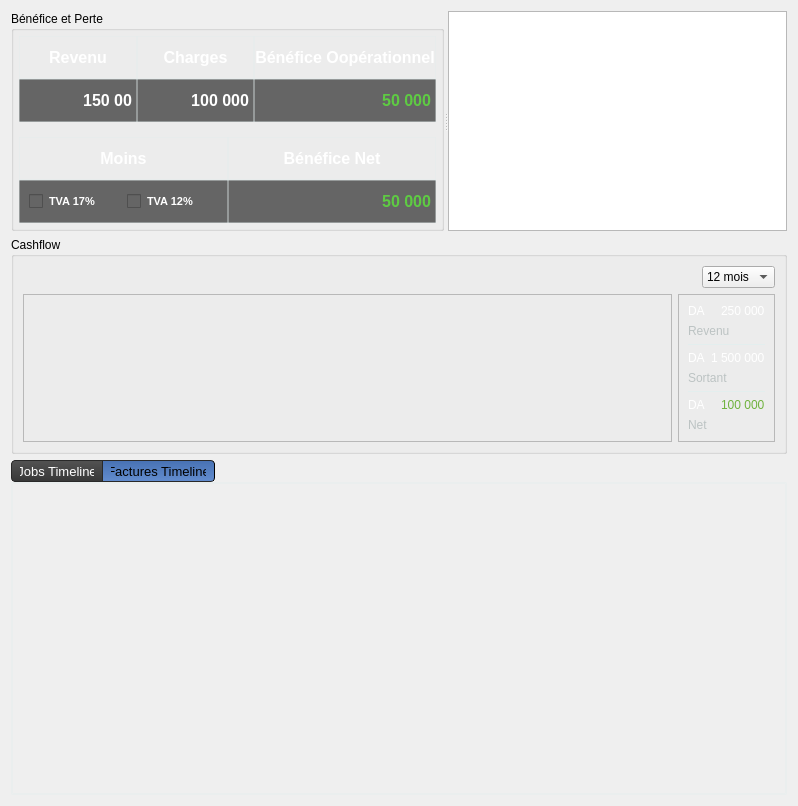
          <widget class="QWidget" name="scrollAreaWidgetContents">
           <property name="geometry">
            <rect>
             <x>0</x>
             <y>0</y>
             <width>798</width>
             <height>806</height>
            </rect>
           </property>
           <layout class="QGridLayout" name="gridLayout_9">
            <item row="0" column="0">
             <widget class="QSplitter" name="splitter_2">
              <property name="orientation">
               <enum>Qt::Horizontal</enum>
              </property>
              <widget class="QGroupBox" name="groupBox_5">
               <property name="sizePolicy">
                <sizepolicy hsizetype="Minimum" vsizetype="Fixed">
                 <horstretch>0</horstretch>
                 <verstretch>0</verstretch>
                </sizepolicy>
               </property>
               <property name="minimumSize">
                <size>
                 <width>370</width>
                 <height>220</height>
                </size>
               </property>
               <property name="title">
                <string>Bénéfice et Perte</string>
               </property>
               <layout class="QVBoxLayout" name="verticalLayout_31">
                <property name="spacing">
                 <number>15</number>
                </property>
                <property name="margin">
                 <number>5</number>
                </property>
                <item>
                 <layout class="QHBoxLayout" name="horizontalLayout_20">
                  <property name="spacing">
                   <number>0</number>
                  </property>
                  <item>
                   <layout class="QVBoxLayout" name="verticalLayout_26">
                    <property name="spacing">
                     <number>0</number>
                    </property>
                    <item>
                     <widget class="QLabel" name="label_28">
                      <property name="minimumSize">
                       <size>
                        <width>0</width>
                        <height>42</height>
                       </size>
                      </property>
                      <property name="styleSheet">
                       <string notr="true">font: bold 12pt ;
color: rgb(255, 255, 255);
border:1px solid rgba(227, 238, 238, 100);</string>
                      </property>
                      <property name="text">
                       <string>Revenu</string>
                      </property>
                      <property name="alignment">
                       <set>Qt::AlignCenter</set>
                      </property>
                     </widget>
                    </item>
                    <item>
                     <widget class="QLabel" name="label_35">
                      <property name="styleSheet">
                       <string notr="true">font: bold 12pt ;
color: white;
border:1px solid rgba(227, 238, 238, 100);
background-color: #656565;</string>
                      </property>
                      <property name="text">
                       <string>150 00</string>
                      </property>
                      <property name="alignment">
                       <set>Qt::AlignRight|Qt::AlignTrailing|Qt::AlignVCenter</set>
                      </property>
                     </widget>
                    </item>
                   </layout>
                  </item>
                  <item>
                   <layout class="QVBoxLayout" name="verticalLayout_27">
                    <property name="spacing">
                     <number>0</number>
                    </property>
                    <item>
                     <widget class="QLabel" name="label_29">
                      <property name="minimumSize">
                       <size>
                        <width>0</width>
                        <height>42</height>
                       </size>
                      </property>
                      <property name="styleSheet">
                       <string notr="true">font: bold 12pt ;
color: rgb(255, 255, 255);
border:1px solid rgba(227, 238, 238, 100);</string>
                      </property>
                      <property name="text">
                       <string>Charges</string>
                      </property>
                      <property name="alignment">
                       <set>Qt::AlignCenter</set>
                      </property>
                     </widget>
                    </item>
                    <item>
                     <widget class="QLabel" name="label_34">
                      <property name="styleSheet">
                       <string notr="true">font: bold 12pt ;
color: white;
border:1px solid rgba(227, 238, 238, 100);
background-color: #656565;</string>
                      </property>
                      <property name="text">
                       <string>100 000</string>
                      </property>
                      <property name="alignment">
                       <set>Qt::AlignRight|Qt::AlignTrailing|Qt::AlignVCenter</set>
                      </property>
                     </widget>
                    </item>
                   </layout>
                  </item>
                  <item>
                   <layout class="QVBoxLayout" name="verticalLayout_28">
                    <property name="spacing">
                     <number>0</number>
                    </property>
                    <item>
                     <widget class="QLabel" name="label_30">
                      <property name="minimumSize">
                       <size>
                        <width>0</width>
                        <height>42</height>
                       </size>
                      </property>
                      <property name="styleSheet">
                       <string notr="true">font: bold 12pt ;
color: rgb(255, 255, 255);
border:1px solid rgba(227, 238, 238, 100);</string>
                      </property>
                      <property name="text">
                       <string>Bénéfice Oopérationnel</string>
                      </property>
                      <property name="alignment">
                       <set>Qt::AlignCenter</set>
                      </property>
                     </widget>
                    </item>
                    <item>
                     <widget class="QLabel" name="label_33">
                      <property name="styleSheet">
                       <string notr="true">font: bold 12pt;

color: qlineargradient(spread:reflect, x1:0.5, y1:0, x2:0.5, y2:1, stop:0 rgba(106, 255, 78, 255), stop:1 rgba(82, 152, 55, 255));
border:1px solid rgba(227, 238, 238, 100);
background-color: #656565;</string>
                      </property>
                      <property name="text">
                       <string>50 000</string>
                      </property>
                      <property name="alignment">
                       <set>Qt::AlignRight|Qt::AlignTrailing|Qt::AlignVCenter</set>
                      </property>
                     </widget>
                    </item>
                   </layout>
                  </item>
                 </layout>
                </item>
                <item>
                 <layout class="QHBoxLayout" name="horizontalLayout_21">
                  <property name="spacing">
                   <number>0</number>
                  </property>
                  <item>
                   <layout class="QVBoxLayout" name="verticalLayout_29">
                    <property name="spacing">
                     <number>0</number>
                    </property>
                    <item>
                     <widget class="QLabel" name="label_31">
                      <property name="minimumSize">
                       <size>
                        <width>0</width>
                        <height>42</height>
                       </size>
                      </property>
                      <property name="styleSheet">
                       <string notr="true">font: bold 12pt ;
color: rgb(255, 255, 255);
border:1px solid rgba(227, 238, 238, 100);</string>
                      </property>
                      <property name="text">
                       <string>Moins</string>
                      </property>
                      <property name="alignment">
                       <set>Qt::AlignCenter</set>
                      </property>
                     </widget>
                    </item>
                    <item>
                     <widget class="QFrame" name="frame_5">
                      <property name="styleSheet">
                       <string notr="true">font: bold 12pt &quot;Gill Sans MT&quot;;
color: white;
border:1px solid rgba(227, 238, 238, 100);background-color: #656565;</string>
                      </property>
                      <property name="frameShape">
                       <enum>QFrame::StyledPanel</enum>
                      </property>
                      <property name="frameShadow">
                       <enum>QFrame::Raised</enum>
                      </property>
                      <layout class="QGridLayout" name="gridLayout_8">
                       <item row="0" column="0">
                        <widget class="QCheckBox" name="checkBox_4">
                         <property name="styleSheet">
                          <string notr="true">font: bold 8pt ;
border: none;</string>
                         </property>
                         <property name="text">
                          <string>TVA 17%</string>
                         </property>
                        </widget>
                       </item>
                       <item row="0" column="1">
                        <widget class="QCheckBox" name="checkBox_5">
                         <property name="styleSheet">
                          <string notr="true">font: bold 8pt ;
border: none;</string>
                         </property>
                         <property name="text">
                          <string>TVA 12%</string>
                         </property>
                        </widget>
                       </item>
                      </layout>
                     </widget>
                    </item>
                   </layout>
                  </item>
                  <item>
                   <layout class="QVBoxLayout" name="verticalLayout_30">
                    <property name="spacing">
                     <number>0</number>
                    </property>
                    <item>
                     <widget class="QLabel" name="label_32">
                      <property name="minimumSize">
                       <size>
                        <width>0</width>
                        <height>42</height>
                       </size>
                      </property>
                      <property name="styleSheet">
                       <string notr="true">font: bold 12pt ;
color: rgb(255, 255, 255);
border:1px solid rgba(227, 238, 238, 100);</string>
                      </property>
                      <property name="text">
                       <string>Bénéfice Net</string>
                      </property>
                      <property name="alignment">
                       <set>Qt::AlignCenter</set>
                      </property>
                     </widget>
                    </item>
                    <item>
                     <widget class="QLabel" name="label_37">
                      <property name="styleSheet">
                       <string notr="true">font: bold 12pt;

color: qlineargradient(spread:reflect, x1:0.5, y1:0, x2:0.5, y2:1, stop:0 rgba(106, 255, 78, 255), stop:1 rgba(82, 152, 55, 255));
border:1px solid rgba(227, 238, 238, 100);
background-color: #656565;</string>
                      </property>
                      <property name="text">
                       <string>50 000</string>
                      </property>
                      <property name="alignment">
                       <set>Qt::AlignRight|Qt::AlignTrailing|Qt::AlignVCenter</set>
                      </property>
                     </widget>
                    </item>
                   </layout>
                  </item>
                 </layout>
                </item>
               </layout>
              </widget>
              <widget class="QTreeView" name="treeView"/>
             </widget>
            </item>
            <item row="1" column="0">
             <widget class="QGroupBox" name="groupBox_4">
              <property name="title">
               <string>Cashflow</string>
              </property>
              <layout class="QVBoxLayout" name="verticalLayout_21">
               <item>
                <layout class="QHBoxLayout" name="horizontalLayout_16">
                 <item>
                  <spacer name="horizontalSpacer_8">
                   <property name="orientation">
                    <enum>Qt::Horizontal</enum>
                   </property>
                   <property name="sizeHint" stdset="0">
                    <size>
                     <width>40</width>
                     <height>20</height>
                    </size>
                   </property>
                  </spacer>
                 </item>
                 <item>
                  <widget class="QComboBox" name="comboBox_5">
                   <property name="sizePolicy">
                    <sizepolicy hsizetype="Minimum" vsizetype="Fixed">
                     <horstretch>0</horstretch>
                     <verstretch>0</verstretch>
                    </sizepolicy>
                   </property>
                   <property name="maximumSize">
                    <size>
                     <width>100</width>
                     <height>16777215</height>
                    </size>
                   </property>
                   <item>
                    <property name="text">
                     <string>12 mois</string>
                    </property>
                   </item>
                   <item>
                    <property name="text">
                     <string>6 mois</string>
                    </property>
                   </item>
                   <item>
                    <property name="text">
                     <string>3 mois</string>
                    </property>
                   </item>
                  </widget>
                 </item>
                </layout>
               </item>
               <item>
                <layout class="QHBoxLayout" name="horizontalLayout_15">
                 <item>
                  <widget class="QFrame" name="frame_2">
                   <property name="sizePolicy">
                    <sizepolicy hsizetype="Expanding" vsizetype="Preferred">
                     <horstretch>0</horstretch>
                     <verstretch>0</verstretch>
                    </sizepolicy>
                   </property>
                   <property name="frameShape">
                    <enum>QFrame::StyledPanel</enum>
                   </property>
                   <property name="frameShadow">
                    <enum>QFrame::Raised</enum>
                   </property>
                  </widget>
                 </item>
                 <item>
                  <widget class="QFrame" name="frame_3">
                   <property name="sizePolicy">
                    <sizepolicy hsizetype="Minimum" vsizetype="Preferred">
                     <horstretch>0</horstretch>
                     <verstretch>0</verstretch>
                    </sizepolicy>
                   </property>
                   <property name="maximumSize">
                    <size>
                     <width>140</width>
                     <height>16777215</height>
                    </size>
                   </property>
                   <property name="frameShape">
                    <enum>QFrame::StyledPanel</enum>
                   </property>
                   <property name="frameShadow">
                    <enum>QFrame::Raised</enum>
                   </property>
                   <layout class="QVBoxLayout" name="verticalLayout_20">
                    <item>
                     <layout class="QVBoxLayout" name="verticalLayout_8">
                      <item>
                       <layout class="QHBoxLayout" name="horizontalLayout_12">
                        <item>
                         <widget class="QLabel" name="label_14">
                          <property name="styleSheet">
                           <string notr="true">font: bold 12pt &quot;Gill Sans MT&quot;;
color: white;</string>
                          </property>
                          <property name="text">
                           <string>DA</string>
                          </property>
                         </widget>
                        </item>
                        <item>
                         <widget class="QLabel" name="label_13">
                          <property name="styleSheet">
                           <string notr="true">font: bold 12pt &quot;Gill Sans MT&quot;;
color: white;</string>
                          </property>
                          <property name="text">
                           <string>250 000</string>
                          </property>
                         </widget>
                        </item>
                       </layout>
                      </item>
                      <item>
                       <widget class="QLabel" name="label_10">
                        <property name="styleSheet">
                         <string notr="true">font: 8pt &quot;Gill Sans MT&quot;;
color: rgb(188, 195, 195)</string>
                        </property>
                        <property name="text">
                         <string>Revenu</string>
                        </property>
                       </widget>
                      </item>
                     </layout>
                    </item>
                    <item>
                     <widget class="Line" name="line_5">
                      <property name="maximumSize">
                       <size>
                        <width>16777215</width>
                        <height>1</height>
                       </size>
                      </property>
                      <property name="styleSheet">
                       <string notr="true">background-color: rgb(227, 238, 238);
width: 1px;
height: 1px;</string>
                      </property>
                      <property name="frameShadow">
                       <enum>QFrame::Sunken</enum>
                      </property>
                      <property name="lineWidth">
                       <number>0</number>
                      </property>
                      <property name="midLineWidth">
                       <number>0</number>
                      </property>
                      <property name="orientation">
                       <enum>Qt::Horizontal</enum>
                      </property>
                     </widget>
                    </item>
                    <item>
                     <layout class="QVBoxLayout" name="verticalLayout_18">
                      <item>
                       <layout class="QHBoxLayout" name="horizontalLayout_13">
                        <item>
                         <widget class="QLabel" name="label_15">
                          <property name="styleSheet">
                           <string notr="true">font: bold 12pt &quot;Gill Sans MT&quot;;
color: white;</string>
                          </property>
                          <property name="text">
                           <string>DA</string>
                          </property>
                         </widget>
                        </item>
                        <item>
                         <widget class="QLabel" name="label_16">
                          <property name="styleSheet">
                           <string notr="true">font: bold 12pt &quot;Gill Sans MT&quot;;
color: white;</string>
                          </property>
                          <property name="text">
                           <string>1 500 000</string>
                          </property>
                         </widget>
                        </item>
                       </layout>
                      </item>
                      <item>
                       <widget class="QLabel" name="label_11">
                        <property name="styleSheet">
                         <string notr="true">font: 8pt &quot;Gill Sans MT&quot;;
color: rgb(188, 195, 195)</string>
                        </property>
                        <property name="text">
                         <string>Sortant</string>
                        </property>
                       </widget>
                      </item>
                     </layout>
                    </item>
                    <item>
                     <widget class="Line" name="line_8">
                      <property name="maximumSize">
                       <size>
                        <width>16777215</width>
                        <height>1</height>
                       </size>
                      </property>
                      <property name="styleSheet">
                       <string notr="true">background-color: rgb(227, 238, 238);
width: 1px;
height: 1px;</string>
                      </property>
                      <property name="frameShadow">
                       <enum>QFrame::Sunken</enum>
                      </property>
                      <property name="lineWidth">
                       <number>0</number>
                      </property>
                      <property name="midLineWidth">
                       <number>0</number>
                      </property>
                      <property name="orientation">
                       <enum>Qt::Horizontal</enum>
                      </property>
                     </widget>
                    </item>
                    <item>
                     <layout class="QVBoxLayout" name="verticalLayout_19">
                      <item>
                       <layout class="QHBoxLayout" name="horizontalLayout_14">
                        <item>
                         <widget class="QLabel" name="label_17">
                          <property name="styleSheet">
                           <string notr="true">font: bold 12pt &quot;Gill Sans MT&quot;;
color: white;</string>
                          </property>
                          <property name="text">
                           <string>DA</string>
                          </property>
                         </widget>
                        </item>
                        <item>
                         <widget class="QLabel" name="label_18">
                          <property name="styleSheet">
                           <string notr="true">font: bold 12pt &quot;Gill Sans MT&quot;;
color:rgb(111, 178, 61);</string>
                          </property>
                          <property name="text">
                           <string>100 000</string>
                          </property>
                         </widget>
                        </item>
                       </layout>
                      </item>
                      <item>
                       <widget class="QLabel" name="label_12">
                        <property name="styleSheet">
                         <string notr="true">font: 8pt &quot;Gill Sans MT&quot;;
color: rgb(188, 195, 195)</string>
                        </property>
                        <property name="text">
                         <string>Net</string>
                        </property>
                       </widget>
                      </item>
                     </layout>
                    </item>
                   </layout>
                  </widget>
                 </item>
                </layout>
               </item>
              </layout>
             </widget>
            </item>
            <item row="2" column="0">
             <widget class="QTabWidget" name="tabWidgetTimeline">
              <property name="minimumSize">
               <size>
                <width>0</width>
                <height>300</height>
               </size>
              </property>
              <property name="styleSheet">
               <string notr="true">QWidget{

}

QTabWidget::pane {
	border: 2px solid rgba(227, 238, 238, 100);
   
}
QTabWidget , QTabWidget::tab-bar {
	/* lighter than its own border-color */;
    border-radius: 2px;


	alignment: left;
}


QTabBar::tab {
    background-color: qlineargradient(spread:pad, x1:0, y1:0, x2:0, y2:1, stop:0 #535353, stop:1 #373737);
    border-width: 1px 1px 1px 0px;
    border-style: solid;
    border-color: #292929;    
    height:1em;
    width:8em;
    font: 10pt;
    subcontrol-origin: margin;
    subcontrol-position: top right; /* position at the top center */
}	

QTabBar::tab:top,
QTabBar::tab:bottom {
    min-width: 14ex;
    min-height: 20px;
    padding: 0px 8px 0px 8px;
}


QTabBar::tab:left,
QTabBar::tab:right {
    min-height: 14ex;
    min-width: 20px;
    padding: 8px 0px 8px 0px;
}

QTabBar::tab:top:first,
QTabBar::tab:bottom:first {
    border-left: 1px solid #292929;
    border-top-left-radius: 4px;
    border-bottom-left-radius: 4px;
}

QTabBar::tab:left:first,
QTabBar::tab:right:first {
    border-top: 1px solid #292929;
    border-top-right-radius: 4px;
    border-top-left-radius: 4px;
}

QTabBar::tab:top:last,
QTabBar::tab:bottom:last {
    border-top-right-radius: 4px;
    border-bottom-right-radius: 4px;
}

QTabBar::tab:left:last,
QTabBar::tab:right:last {
    border-bottom-right-radius: 4px;
    border-bottom-left-radius: 4px;
}

QTabBar::tab:only-one {
    border: 1px solid #292929;
    border-radius: 4px;
}

QTabBar::tab:selected {
    color: black;
}

QTabBar::tab:top:selected,
QTabBar::tab:bottom:selected {
    background-color: qlineargradient(spread:pad, x1:0, y1:0, x2:0, y2:1, stop:0 #4771b3, stop:1 #638dcf);
    border-right-color: black;
    border-left-color: black;
}

QTabBar::tab:right:selected,
QTabBar::tab:left:selected {
    background-color: qlineargradient(spread:pad, x1:0, y1:0, x2:1, y2:0, stop:0 #4771b3, stop:1 #638dcf);
    border-top-color: black;
    border-bottom-color: black;
}

QTabBar::tab:!selected {
    color: white;
}

QTabBar::tab:top:!selected:hover,
QTabBar::tab:bottom:!selected:hover {
    background-color: qlineargradient(spread:pad, x1:0, y1:0, x2:0, y2:1, stop:0 #626262, stop:1 #464646);
}

QTabBar::tab:left:!selected:hover,
QTabBar::tab:right:!selected:hover {
    background-color: qlineargradient(spread:pad, x1:0, y1:0, x2:1, y2:0, stop:0 #626262, stop:1 #464646);
}


QTabBar::tab:first:selected {
    margin-left: 0; /* the first selected tab has nothing to overlap with on the left */
}

QTabBar::tab:last:selected {
    margin-right: 0; /* the last selected tab has nothing to overlap with on the right */
}

QTabBar::tab:only-one {
    margin: 0; /* if there is only one tab, we don't want overlapping margins */
}
</string>
              </property>
              <property name="tabPosition">
               <enum>QTabWidget::North</enum>
              </property>
              <property name="currentIndex">
               <number>1</number>
              </property>
              <widget class="QWidget" name="tab_7">
               <attribute name="title">
                <string>Jobs Timeline</string>
               </attribute>
               <widget class="QFrame" name="frame_4">
                <property name="geometry">
                 <rect>
                  <x>0</x>
                  <y>0</y>
                  <width>451</width>
                  <height>151</height>
                 </rect>
                </property>
                <property name="styleSheet">
                 <string notr="true">background-color: #656565;</string>
                </property>
                <property name="frameShape">
                 <enum>QFrame::StyledPanel</enum>
                </property>
                <property name="frameShadow">
                 <enum>QFrame::Raised</enum>
                </property>
               </widget>
              </widget>
              <widget class="QWidget" name="tab_6">
               <attribute name="title">
                <string>Factures Timeline</string>
               </attribute>
              </widget>
             </widget>
            </item>
           </layout>
          </widget>
